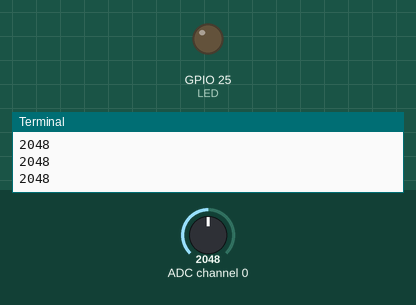
Recording of a program running on a simulated Raspberry Pi (BCM pin numbers). On the bench: output pins drawn as LEDs (lit = HIGH), the last lines printed to the terminal. The test bench sets the inputs (shaded band); at power-on: ADC channel 0 = 2048 (analog values on the 0–4095 scale). Pins used as bus, display or sensor lines are not drawn.

Above: at 1.2 s.
1.3 s: ADC channel 0 set to 1931
At 1.8 s:
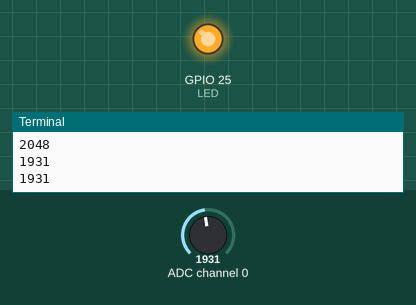
2.9 s: ADC channel 0 set to 2040
At 4.2 s:
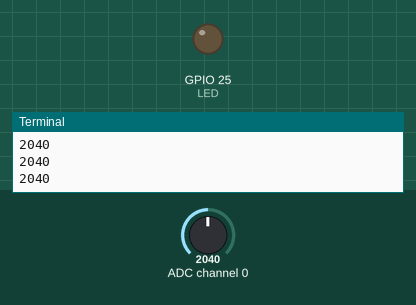
4.5 s: ADC channel 0 set to 1960
At 5.6 s:
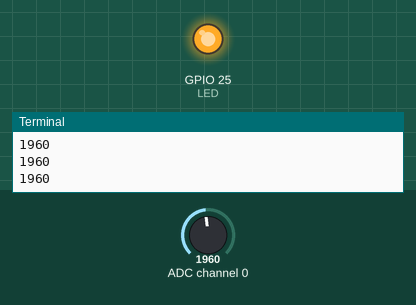
Timing chart, 0 to 7.5 s (numbered marks = the images above; inputs shaded):
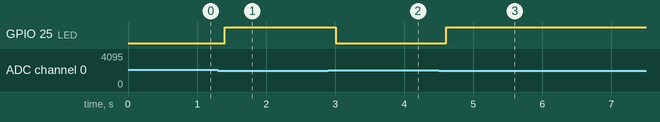

Measured:
- the behaviour switches between 2000 and 1999 on ADC channel 0 (found by bisection; images 0 and 1)
- after the input at 1.3 s, GPIO 25 (LED): LOW → HIGH after 0.10 s
- after the input at 2.9 s, GPIO 25 (LED): HIGH → LOW after 0.11 s
- after the input at 4.5 s, GPIO 25 (LED): LOW → HIGH after 0.11 s

The program:

06-02-led.py
```python
# -*- coding: utf-8 -*-
import RPi.GPIO as GPIO
from time import sleep

# MCP3208からSPI通信で12ビットのデジタル値を取得。0から7の8チャンネル使用可
def readadc(adcnum, clockpin, mosipin, misopin, cspin):
    if adcnum > 7 or adcnum < 0:
        return -1
    GPIO.output(cspin, GPIO.HIGH)
    GPIO.output(clockpin, GPIO.LOW)
    GPIO.output(cspin, GPIO.LOW)

    commandout = adcnum
    commandout |= 0x18  # スタートビット＋シングルエンドビット
    commandout <<= 3    # LSBから8ビット目を送信するようにする
    for i in range(5):
        # LSBから数えて8ビット目から4ビット目までを送信
        if commandout & 0x80:
            GPIO.output(mosipin, GPIO.HIGH)
        else:
            GPIO.output(mosipin, GPIO.LOW)
        commandout <<= 1
        GPIO.output(clockpin, GPIO.HIGH)
        GPIO.output(clockpin, GPIO.LOW)
    adcout = 0
    # 13ビット読む（ヌルビット＋12ビットデータ）
    for i in range(13):
        GPIO.output(clockpin, GPIO.HIGH)
        GPIO.output(clockpin, GPIO.LOW)
        adcout <<= 1
        if i>0 and GPIO.input(misopin)==GPIO.HIGH:
            adcout |= 0x1
    GPIO.output(cspin, GPIO.HIGH)
    return adcout

GPIO.setmode(GPIO.BCM)
# ピンの名前を変数として定義
SPICLK = 11
SPIMOSI = 10
SPIMISO = 9
SPICS = 8
# SPI通信用の入出力を定義
GPIO.setup(SPICLK, GPIO.OUT)
GPIO.setup(SPIMOSI, GPIO.OUT)
GPIO.setup(SPIMISO, GPIO.IN)
GPIO.setup(SPICS, GPIO.OUT)

LED = 25
GPIO.setup(LED, GPIO.OUT)

try:
    while True:
        inputVal0 = readadc(0, SPICLK, SPIMOSI, SPIMISO, SPICS)
        if inputVal0 < 2000:
            GPIO.output(LED, GPIO.HIGH)
        else:
            GPIO.output(LED, GPIO.LOW)
        print(inputVal0)
        sleep(0.2)

except KeyboardInterrupt:
    pass

GPIO.cleanup()
```
